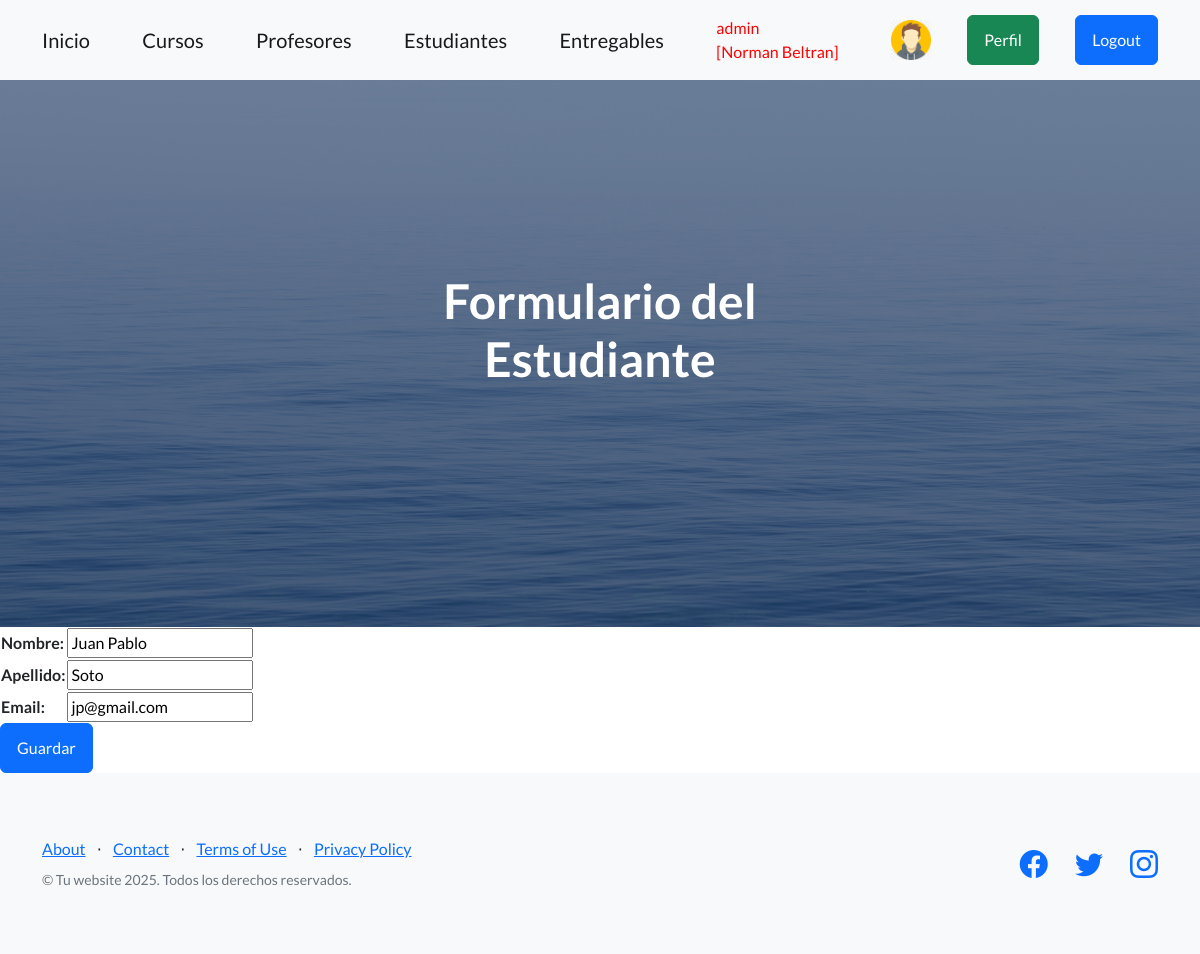
The app's page /estudianteUpdate/1/ (signed in) with its own data.
### entidades/models.py (models this page shows, shortened)
class Profile(models.Model):
    user = models.OneToOneField(User, on_delete=models.CASCADE, related_name='profile')
    avatar = models.ImageField(upload_to='avatars/', default='avatars/default.png', null=True, blank=True)

class Estudiante(models.Model):
    nombre = models.CharField(max_length=60)
    apellido = models.CharField(max_length=60)
    email = models.EmailField()

### entidades/views.py (the view)
# urls.py: path("estudianteUpdate/<int:pk>/", EstudianteUpdateView.as_view(), name="estudianteUpdate"),
class EstudianteUpdateView(LoginRequiredMixin, UpdateView):
    model = Estudiante
    fields = [ 'nombre', 'apellido', 'email']
    success_url = reverse_lazy('estudiantes')

### entidades/templates/entidades/estudiante_form.html (shortened to what this page needs)
{% extends 'entidades/index.html' %}
{% block titulo %}
    <h1 class="mb-5">Formulario del Estudiante</h1>
{% endblock titulo %}
{% block contenido %}
    <form method="post">
        <table>
            {{ form.as_table }}
        </table>
        <input type="submit" class="btn btn-primary" value="Guardar"></input>
    </form>
{% endblock contenido %}

### entidades/templates/entidades/index.html (shortened to what this page needs)
<!DOCTYPE html>
<html lang="en">
    <head>
        {% load static %}
        <link href="https://cdn.jsdelivr.net/npm/bootstrap-icons@1.5.0/font/bootstrap-icons.css" rel="stylesheet" type="text/css" />
        <link href="{% static 'css/styles.css' %}" rel="stylesheet" />
        <link rel="stylesheet" href="https://cdnjs.cloudflare.com/ajax/libs/font-awesome/6.4.0/css/all.min.css">
    </head>
    <body>
        <nav class="navbar navbar-light bg-light static-top">
            <div class="container">
                <a class="navbar-brand" href="{% url 'home' %}">Inicio</a>
                {% if user.is_authenticated %}
                    <a class="navbar-brand" href="{% url 'cursos' %}">Cursos</a>
                    <a class="navbar-brand" href="{% url 'profesores' %}">Profesores</a>
                    <a class="navbar-brand" href="{% url 'estudiantes' %}">Estudiantes</a>
                    <a class="navbar-brand" href="{% url 'entregables' %}">Entregables</a>
                    <span style="color:red"  class="navbar-text me-3">
                    {{ user.username }} <br> [{{ user.first_name }} {{ user.last_name }}]
                    </span>
                    <div class="text-center">
                        <a href="{% url 'avatar' %}"><img src="{{ user.profile.avatar.url }}" height="40px" weight="40px" alt="Fotos"></a>
                    </div>
                    <a class="btn btn-success" href="{% url 'perfil' %}">Perfil</a>
                    <form action="{% url 'logout' %}" method="post">
                        <button type="submit" class="btn btn-primary">Logout</button>
                    </form>
                {% else %}
                    <a class="btn btn-primary" href="{% url 'login' %}">Login</a>
                    <a class="btn btn-success" href="{% url 'register' %}">Registrarse</a>
                {% endif %}
            </div>
        </nav>
        <header class="masthead">
            <div class="container position-relative">
                <div class="row justify-content-center">
                    <div class="col-xl-6">
                        <div class="text-center text-white">
                            {% block titulo %}{% endblock titulo %}
                        </div>
                    </div>
                </div>
            </div>
        </header>
        {% block contenido %}
        {% endblock contenido %}
        <footer class="footer bg-light">
            <div class="container">
                <div class="row">
                    <div class="col-lg-6 h-100 text-center text-lg-start my-auto">
                        <ul class="list-inline mb-2">
                            <li class="list-inline-item"><a href="#!">About</a></li>
                            <li class="list-inline-item">⋅</li>
                            <li class="list-inline-item"><a href="#!">Contact</a></li>
                            <li class="list-inline-item">⋅</li>
                            <li class="list-inline-item"><a href="#!">Terms of Use</a></li>
                            <li class="list-inline-item">⋅</li>
                            <li class="list-inline-item"><a href="#!">Privacy Policy</a></li>
                        </ul>
                        <p class="text-muted small mb-4 mb-lg-0">&copy; Tu website 2025. Todos los derechos reservados.</p>
                    </div>
                    <div class="col-lg-6 h-100 text-center text-lg-end my-auto">
                        <ul class="list-inline mb-0">
                            <li class="list-inline-item me-4">
                                <a href="#!"><i class="bi-facebook fs-3"></i></a>
                            </li>
                            <li class="list-inline-item me-4">
                                <a href="#!"><i class="bi-twitter fs-3"></i></a>
                            </li>
                            <li class="list-inline-item">
                                <a href="#!"><i class="bi-instagram fs-3"></i></a>
                            </li>
                        </ul>
                    </div>
                </div>
            </div>
        </footer>
    </body>
</html>

### records on screen
Estudiante: nombre "Juan Pablo", apellido "Soto", email "jp@gmail.com"

### other values on screen
{{ user.username }} "admin"
{{ user.first_name }} "Norman"
{{ user.last_name }} "Beltran"
